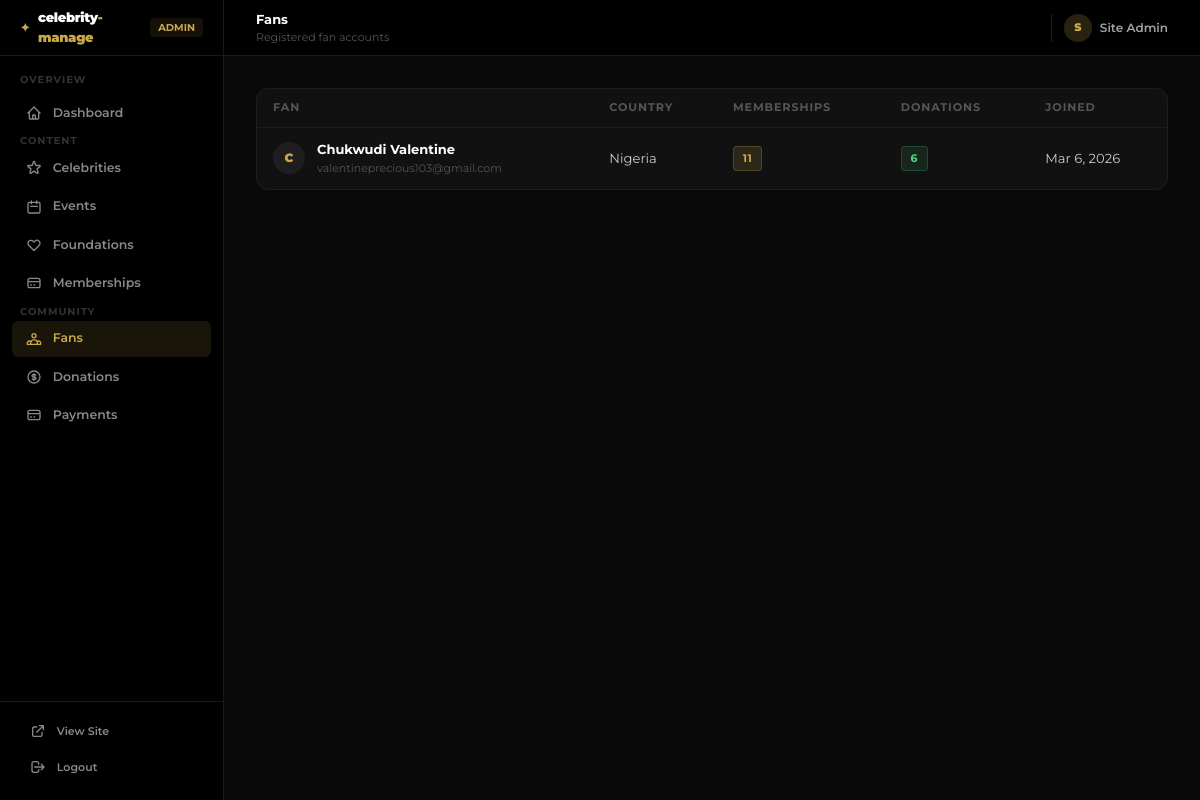
The app's page /manage/fans/ (signed in) with its own data.
### users/models.py (models this page shows, shortened)
class User(AbstractBaseUser, PermissionsMixin):
    email = models.EmailField(unique=True)
    name = models.CharField(max_length=150)
    country = models.CharField(max_length=100)
    avatar = models.ImageField(upload_to="avatars/", blank=True, null=True)
    is_active = models.BooleanField(default=True)
    is_staff = models.BooleanField(default=False)
    date_joined = models.DateTimeField(auto_now_add=True)
    USERNAME_FIELD = "email"
    REQUIRED_FIELDS = ["name", "country"]
    objects = UserManager()
    class Meta:
        db_table = "users"
        verbose_name = "Fan"
        verbose_name_plural = "Fans"

### celebrity_platform/panel_views.py (the view)
# urls.py: path("fans/",                         panel_fans,               name="panel_fans"),
@staff_member_required(login_url="/auth/login/")
def panel_fans(request):
    fans = User.objects.filter(is_staff=False).annotate(
        membership_count=Count("memberships", distinct=True),
        donation_count=Count("donations", distinct=True),
    ).order_by("-date_joined")
    return render(request, "panel/fans.html", {"fans": fans})

### templates/panel/fans.html (shortened to what this page needs)
{% extends "panel/base.html" %}
{% block nav_fans %}active{% endblock %}
{% block page_title %}Fans{% endblock %}
{% block page_subtitle %}Registered fan accounts{% endblock %}
{% block content %}
<div class="card overflow-hidden">
  {% if fans %}
  <table class="tbl">
    <thead>
      <tr>
        <th>Fan</th>
        <th>Country</th>
        <th>Memberships</th>
        <th>Donations</th>
        <th>Joined</th>
      </tr>
    </thead>
    <tbody>
      {% for fan in fans %}
      <tr>
        <td>
          <div class="flex items-center gap-3">
            <div class="w-8 h-8 rounded-full bg-[#1e1e1e] flex items-center justify-center text-[12px] font-black text-[#C9A84C] shrink-0">
              {% if fan.avatar %}<img src="{{ fan.avatar.url }}" class="w-full h-full object-cover rounded-full" />
              {% else %}{{ fan.name|first|upper }}{% endif %}
            </div>
            <div>
              <p class="font-bold text-white text-[13px]">{{ fan.name }}</p>
              <p class="text-[11px] text-[#555]">{{ fan.email }}</p>
            </div>
          </div>
        </td>
        <td class="text-[12px] text-[#888]">{{ fan.country|default:"—" }}</td>
        <td>
          {% if fan.membership_count %}
            <span class="badge badge-gold">{{ fan.membership_count }}</span>
          {% else %}
            <span class="text-[#555] text-[12px]">—</span>
          {% endif %}
        </td>
        <td>
          {% if fan.donation_count %}
            <span class="badge badge-green">{{ fan.donation_count }}</span>
          {% else %}
            <span class="text-[#555] text-[12px]">—</span>
          {% endif %}
        </td>
        <td class="text-[12px] text-[#888]">{{ fan.date_joined|date:"M j, Y" }}</td>
      </tr>
      {% endfor %}
    </tbody>
  </table>
  {% else %}
  <div class="py-20 text-center">
    <p class="text-4xl mb-3">👥</p>
    <p class="text-[13px] text-[#555]">No fans registered yet.</p>
  </div>
  {% endif %}
</div>
{% endblock %}

### templates/panel/base.html (shortened to what this page needs)
{% load static %}
<!DOCTYPE html>
<html lang="en">
<head>
  <script src="https://cdn.tailwindcss.com"></script>
</head>
<body class="font-sans text-white min-h-screen antialiased flex">
  <aside id="sidebar" class="fixed top-0 left-0 h-screen w-56 bg-black border-r border-[#1a1a1a] flex flex-col z-40 transition-transform duration-200">
    <div class="h-14 flex items-center px-5 border-b border-[#1a1a1a] shrink-0">
      <a href="{% url 'panel_dashboard' %}" class="flex items-center gap-2">
        <span class="text-[#C9A84C] font-black text-xs">✦</span>
        <span class="font-black text-[13px] tracking-tight">celebrity<span class="text-[#C9A84C]">-manage</span></span>
      </a>
      <span class="ml-auto text-[10px] font-bold text-[#C9A84C] bg-[#C9A84C]/10 px-2 py-0.5 rounded">ADMIN</span>
    </div>
    <nav class="flex-1 overflow-y-auto px-3 py-4 space-y-0.5">
      <p class="text-[10px] font-bold text-[#333] uppercase tracking-widest px-2 mb-2">Overview</p>
      <a href="{% url 'panel_dashboard' %}" class="nav-link {% block nav_dashboard %}{% endblock %}">
        <svg class="nav-icon" fill="none" stroke="currentColor" viewBox="0 0 24 24"><path stroke-linecap="round" stroke-linejoin="round" stroke-width="2" d="M3 12l2-2m0 0l7-7 7 7M5 10v10a1 1 0 001 1h3m10-11l2 2m-2-2v10a1 1 0 01-1 1h-3m-6 0a1 1 0 001-1v-4a1 1 0 011-1h2a1 1 0 011 1v4a1 1 0 001 1m-6 0h6"/></svg>
        Dashboard
      </a>
      <p class="text-[10px] font-bold text-[#333] uppercase tracking-widest px-2 mt-4 mb-2">Content</p>
      <a href="{% url 'panel_celebrities' %}" class="nav-link {% block nav_celebrities %}{% endblock %}">
        Celebrities
      </a>
      <a href="{% url 'panel_events' %}" class="nav-link {% block nav_events %}{% endblock %}">
        <svg class="nav-icon" fill="none" stroke="currentColor" viewBox="0 0 24 24"><path stroke-linecap="round" stroke-linejoin="round" stroke-width="2" d="M8 7V3m8 4V3m-9 8h10M5 21h14a2 2 0 002-2V7a2 2 0 00-2-2H5a2 2 0 00-2 2v12a2 2 0 002 2z"/></svg>
        Events
      </a>
      <a href="{% url 'panel_foundations' %}" class="nav-link {% block nav_foundations %}{% endblock %}">
        <svg class="nav-icon" fill="none" stroke="currentColor" viewBox="0 0 24 24"><path stroke-linecap="round" stroke-linejoin="round" stroke-width="2" d="M4.318 6.318a4.5 4.5 0 000 6.364L12 20.364l7.682-7.682a4.5 4.5 0 00-6.364-6.364L12 7.636l-1.318-1.318a4.5 4.5 0 00-6.364 0z"/></svg>
        Foundations
      </a>
      <a href="{% url 'panel_tiers' %}" class="nav-link {% block nav_tiers %}{% endblock %}">
        <svg class="nav-icon" fill="none" stroke="currentColor" viewBox="0 0 24 24"><path stroke-linecap="round" stroke-linejoin="round" stroke-width="2" d="M3 10h18M7 15h1m4 0h1m-7 4h12a3 3 0 003-3V8a3 3 0 00-3-3H6a3 3 0 00-3 3v8a3 3 0 003 3z"/></svg>
        Memberships
      </a>
      <p class="text-[10px] font-bold text-[#333] uppercase tracking-widest px-2 mt-4 mb-2">Community</p>
      <a href="{% url 'panel_fans' %}" class="nav-link {% block nav_fans %}{% endblock %}">
        Fans
      </a>
      <a href="{% url 'panel_donations' %}" class="nav-link {% block nav_donations %}{% endblock %}">
        Donations
      </a>
      <a href="{% url 'panel_payments' %}" class="nav-link {% block nav_payments %}{% endblock %}">
        <svg class="nav-icon" fill="none" stroke="currentColor" viewBox="0 0 24 24"><path stroke-linecap="round" stroke-linejoin="round" stroke-width="2" d="M3 10h18M7 15h1m4 0h1m-7 4h12a3 3 0 003-3V8a3 3 0 00-3-3H6a3 3 0 00-3 3v8a3 3 0 003 3z"/></svg>
        Payments
      </a>
    </nav>
    <div class="px-4 pb-4 border-t border-[#1a1a1a] pt-3 shrink-0">
      <a href="{% url 'home' %}" class="nav-link text-[11px]">
        <svg class="nav-icon" fill="none" stroke="currentColor" viewBox="0 0 24 24"><path stroke-linecap="round" stroke-linejoin="round" stroke-width="2" d="M10 6H6a2 2 0 00-2 2v10a2 2 0 002 2h10a2 2 0 002-2v-4M14 4h6m0 0v6m0-6L10 14"/></svg>
        View Site
      </a>
      <a href="{% url 'logout' %}" class="nav-link text-[11px] mt-0.5">
        <svg class="nav-icon" fill="none" stroke="currentColor" viewBox="0 0 24 24"><path stroke-linecap="round" stroke-linejoin="round" stroke-width="2" d="M17 16l4-4m0 0l-4-4m4 4H7m6 4v1a3 3 0 01-3 3H6a3 3 0 01-3-3V7a3 3 0 013-3h4a3 3 0 013 3v1"/></svg>
        Logout
      </a>
    </div>
  </aside>
  <div class="ml-56 flex-1 min-h-screen flex flex-col">
    <header class="h-14 bg-black/90 border-b border-[#1a1a1a] flex items-center justify-between px-8 sticky top-0 z-30 backdrop-blur">
      <div>
        <p class="text-[13px] font-bold text-white">{% block page_title %}Panel{% endblock %}</p>
        <p class="text-[11px] text-[#555]">{% block page_subtitle %}celebrity-manage admin{% endblock %}</p>
      </div>
      <div class="flex items-center gap-3">
        <div class="flex items-center gap-2 pl-3 border-l border-[#1e1e1e]">
          <div class="w-7 h-7 rounded-full bg-[#C9A84C]/20 flex items-center justify-center text-[11px] font-black text-[#C9A84C]">{{ user.name|first|upper }}</div>
          <span class="text-[12px] font-semibold text-zinc-400 max-w-[100px] truncate">{{ user.name }}</span>
        </div>
      </div>
    </header>
    <main class="flex-1 p-8">
      {% block content %}{% endblock %}
    </main>
  </div>
</body>
</html>

### records on screen
User: name|first "S", name "Site Admin"
User: name|first "C", name "Chukwudi Valentine", email "valentineprecious103@gmail.com", country "Nigeria", membership_count "11", donation_count "6", date_joined "Mar 6, 2026"
